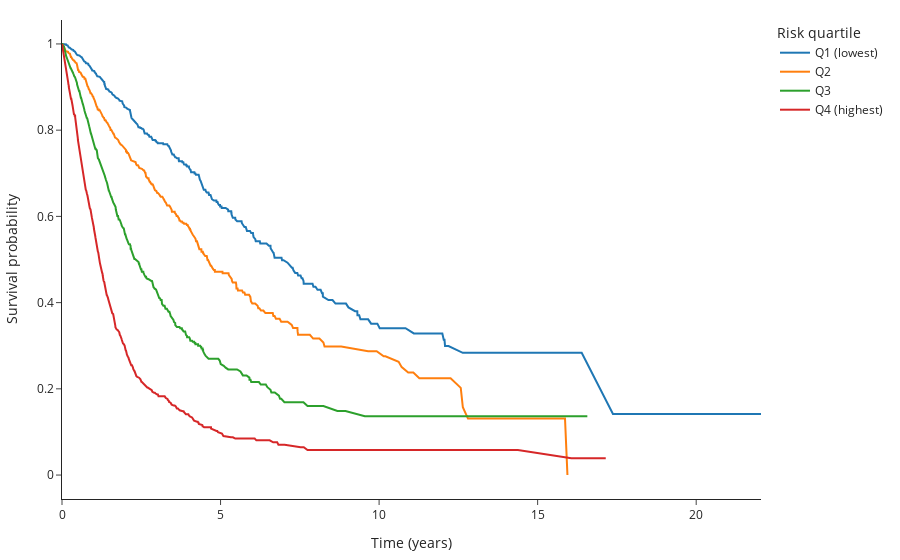

Write notebook code for a chart like this one.
### Code cell
from lifelines import KaplanMeierFitter
import plotly.graph_objects as go

kmf = KaplanMeierFitter()

fig = go.Figure()

quartile_order = ['Q1 (lowest)', 'Q2', 'Q3', 'Q4 (highest)']

for q in quartile_order:
    sub = df_train_pivot[df_train_pivot['RiskQuartile'] == q]

    kmf.fit(
        durations=sub['OS_YEARS'],
        event_observed=sub['OS_STATUS'],
        label=q
    )

    sf = kmf.survival_function_

    fig.add_trace(go.Scatter(
        x=sf.index,
        y=sf.iloc[:, 0],   # first (and only) column
        mode='lines',
        name=q
    ))

fig.update_layout(
    xaxis_title="Time (years)",
    yaxis_title="Survival probability",
    legend_title="Risk quartile",
    template="simple_white",
    margin=dict(l=60, r=40, t=20, b=40)
)

fig.show()

### Figure 1 — Plotly figure (JSON) as saved in the notebook; plotly's stock layout.template omitted (floating-point values rounded to 4 significant figures; data arrays with more than 128 entries replaced by an {"elided": "..."} marker saying what was removed)
{"data": [{"mode": "lines", "name": "Q1 (lowest)", "type": "scatter", "x": {"elided": "709 float values"}, "y": {"elided": "709 float values"}}, {"mode": "lines", "name": "Q2", "type": "scatter", "x": {"elided": "615 float values"}, "y": {"elided": "615 float values"}}, {"mode": "lines", "name": "Q3", "type": "scatter", "x": {"elided": "633 float values"}, "y": {"elided": "633 float values"}}, {"mode": "lines", "name": "Q4 (highest)", "type": "scatter", "x": {"elided": "553 float values"}, "y": {"elided": "553 float values"}}], "layout": {"legend": {"title": {"text": "Risk quartile"}}, "margin": {"b": 40, "l": 60, "r": 40, "t": 20}, "xaxis": {"title": {"text": "Time (years)"}}, "yaxis": {"title": {"text": "Survival probability"}}}}
